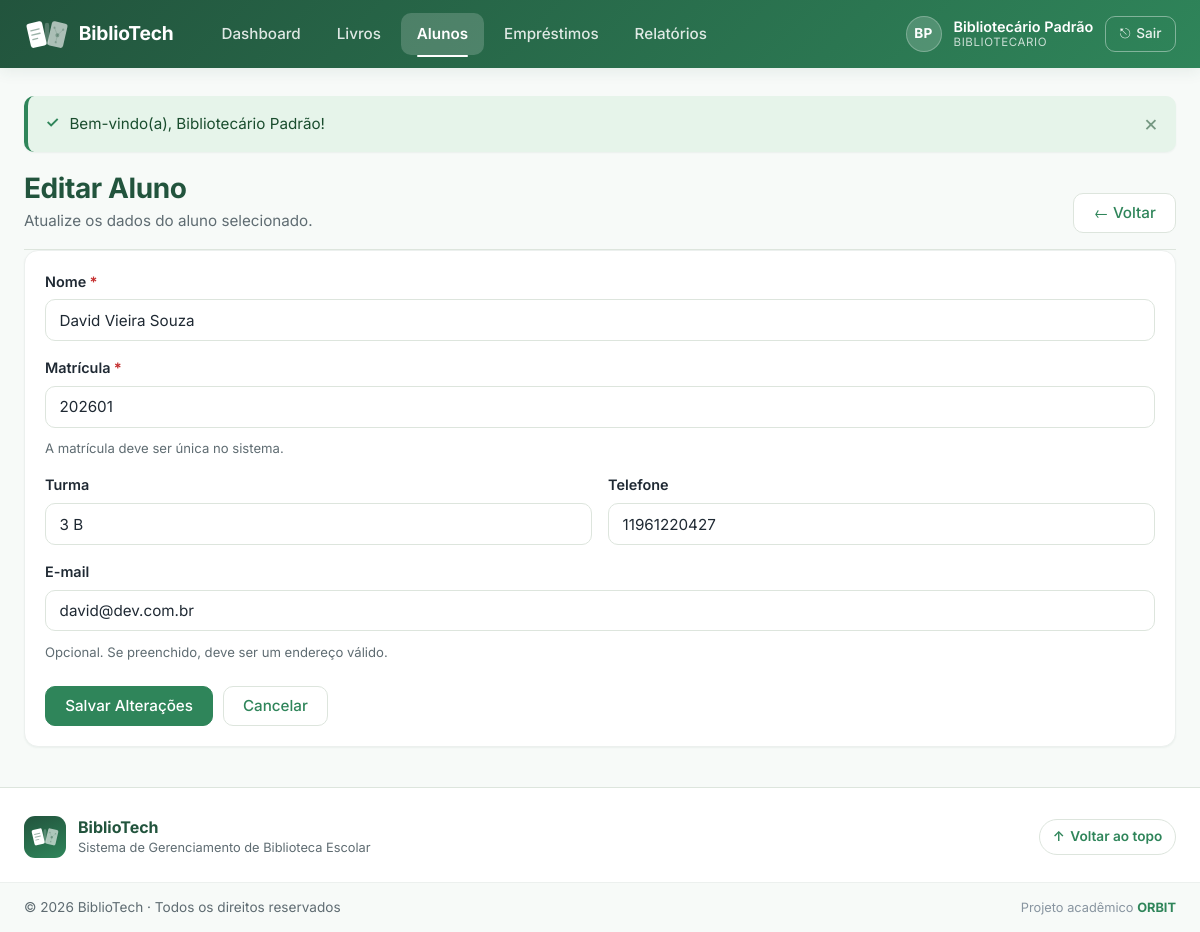
Screenshot of /alunos/editar.php?id=2 (signed in) with the database file from the repository.
### tables this page shows
CREATE TABLE IF NOT EXISTS alunos (
    id         INT           NOT NULL AUTO_INCREMENT,
    nome       VARCHAR(100)  NOT NULL,
    matricula  VARCHAR(20)   NOT NULL,     
    turma      VARCHAR(20)   DEFAULT NULL,
    email      VARCHAR(100)  DEFAULT NULL,
    telefone   VARCHAR(20)   DEFAULT NULL,
    ativo      TINYINT(1)    NOT NULL DEFAULT 1,  
    criado_em  TIMESTAMP     NOT NULL DEFAULT CURRENT_TIMESTAMP,
    atualizado_em TIMESTAMP  NOT NULL DEFAULT CURRENT_TIMESTAMP
                             ON UPDATE CURRENT_TIMESTAMP,

    CONSTRAINT pk_alunos          PRIMARY KEY (id),
    CONSTRAINT uq_alunos_matricula UNIQUE (matricula)  
);

### alunos/editar.php (the view, shortened to what this page needs)
<?php
require_once __DIR__ . '/../includes/conexao.php';
$id = filter_input(INPUT_GET, 'id', FILTER_VALIDATE_INT, [
    'options' => ['min_range' => 1],
]);
try {
    $stmt = $pdo->prepare(
        'SELECT id, nome, matricula, turma, email, telefone, ativo
           FROM alunos
          WHERE id = :id'
    );
    $stmt->execute([':id' => $id]);
    $aluno = $stmt->fetch();
} catch (PDOException $e) {
    error_log('[BiblioTech] alunos/editar busca: ' . $e->getMessage());
    flash('erro', 'Erro ao carregar dados do aluno.');
    redirecionar(BASE_URL . '/alunos/listar.php');
}
$old = $_SESSION['form_aluno'] ?? [];
$v = [
    'nome'      => $old['nome']      ?? $aluno['nome'],
    'matricula' => $old['matricula'] ?? $aluno['matricula'],
    'turma'     => $old['turma']     ?? ($aluno['turma']    ?? ''),
    'email'     => $old['email']     ?? ($aluno['email']    ?? ''),
    'telefone'  => $old['telefone']  ?? ($aluno['telefone'] ?? ''),
];
require_once __DIR__ . '/../includes/header.php';
require_once __DIR__ . '/../includes/navbar.php';
?>
<div class="pagina-cabecalho">
    <div class="pagina-cabecalho-texto">
        <h1 class="pagina-titulo">Editar Aluno</h1>
        <p class="pagina-subtitulo">Atualize os dados do aluno selecionado.</p>
    </div>
    <a href="<?= e(BASE_URL) ?>/alunos/listar.php" class="btn btn-secundario">
        &larr; Voltar
    </a>
</div>
<div class="card card-formulario">
    <form method="POST"
          action="<?= e(BASE_URL) ?>/alunos/alunos-back.php"
          novalidate>
        <div class="form-grupo">
            <label for="nome" class="form-label obrigatorio">Nome</label>
            <input
                type="text"
                id="nome"
                name="nome"
                class="form-campo"
                value="<?= e($v['nome']) ?>"
                maxlength="150"
                required
                autofocus
            >
        </div>
        <div class="form-grupo">
            <label for="matricula" class="form-label obrigatorio">Matrícula</label>
            <input
                type="text"
                id="matricula"
                name="matricula"
                class="form-campo"
                value="<?= e($v['matricula']) ?>"
                maxlength="50"
                required
            >
            <small class="form-dica">A matrícula deve ser única no sistema.</small>
        </div>
        <div class="form-linha">
            <div class="form-grupo">
                <label for="turma" class="form-label">Turma</label>
                <input
                    type="text"
                    id="turma"
                    name="turma"
                    class="form-campo"
                    value="<?= e($v['turma']) ?>"
                    maxlength="50"
                >
            </div>
            <div class="form-grupo">
                <label for="telefone" class="form-label">Telefone</label>
                <input
                    type="text"
                    id="telefone"
                    name="telefone"
                    class="form-campo"
                    value="<?= e($v['telefone']) ?>"
                    maxlength="20"
                >
            </div>
        </div>
        <div class="form-grupo">
            <label for="email" class="form-label">E-mail</label>
            <input
                type="email"
                id="email"
                name="email"
                class="form-campo"
                value="<?= e($v['email']) ?>"
                maxlength="150"
            >
            <small class="form-dica">Opcional. Se preenchido, deve ser um endereço válido.</small>
        </div>
        <div class="form-acoes">
            <button type="submit" class="btn btn-primario">Salvar Alterações</button>
            <a href="<?= e(BASE_URL) ?>/alunos/listar.php" class="btn btn-secundario">Cancelar</a>
        </div>
    </form>
</div>
<?php require_once __DIR__ . '/../includes/footer.php'; ?>

### rows the page displays
alunos: nome "David Vieira Souza", matricula "202601", turma "3 B", telefone "11961220427", email "david@dev.com.br"

### other values shown
$iniciais "BP"
$_SESSION['usuario_nome'] "Bibliotecário Padrão"
$_SESSION['usuario_perfil'] "BIBLIOTECARIO"
$msg['mensagem'] "Bem-vindo(a), Bibliotecário Padrão!"
